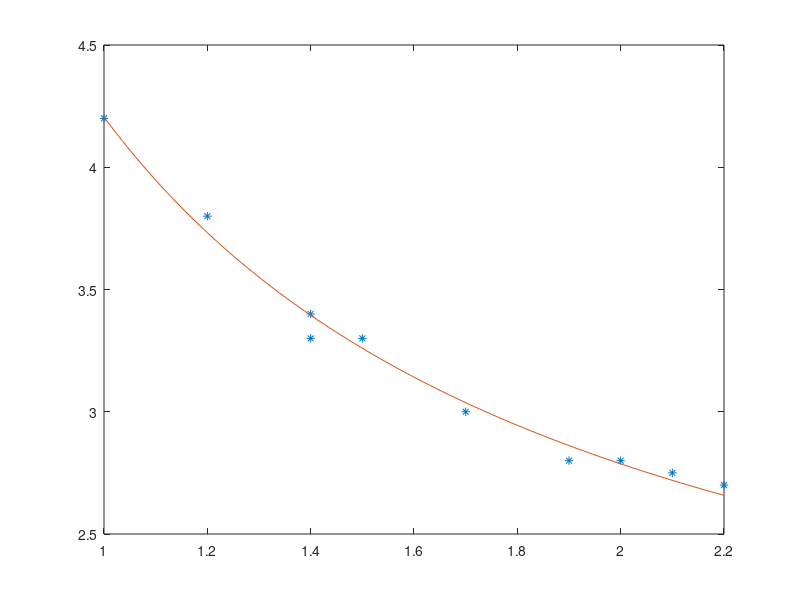

Source code (MATLAB):
% legkisebb negyzetes 2 lab

%lnklab2 1.feladat
% t reszfuggvenyei a konsant 1, b : 1 / t-vel

t = [1 1.2 1.4 1.4 1.5 1.7 1.9 2 2.1 2.2]';
f = [4.2 3.8 3.4 3.3 3.3 3 2.8 2.8 2.75 2.7]';

A = [ones(size(t)), 1./t];
%A=[ones(size(t)), cos(pi*t), sin(pi*t)];

% ( itt azért nem hasznalhato a polyfit mert ez nem polinom )
% -> gauss féle normal egyenlet
x=(A'*A)\(A'*f);

a = x(1);
b = x(2);


tt = linspace(1, 2.2);
ff = a + b./tt;
figure
plot(t, f, '*', tt ,ff)




% ??
%xx=linspace(0,3.3);
%yy=x(1)+x(2)*cos(pi*xx)+x(3)*sin(pi*xx);
%figure; plot(t,f,'*',xx,yy)
